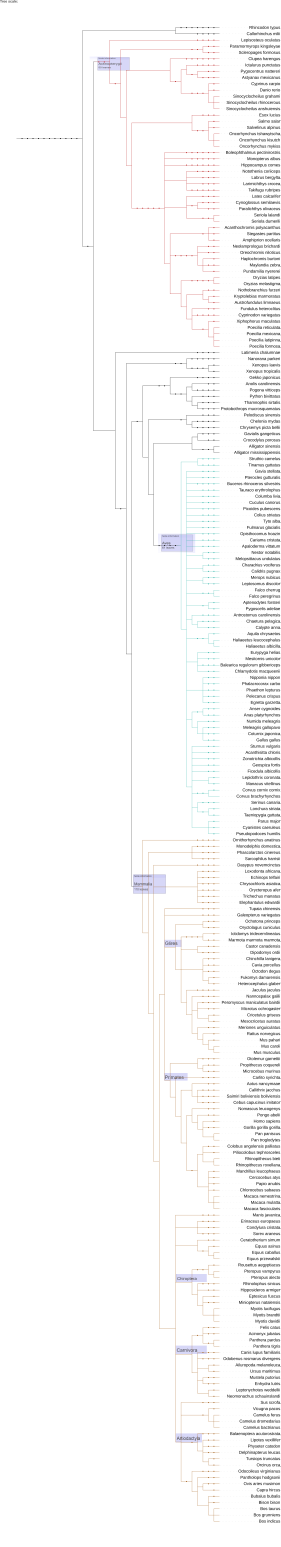
#> input picture Vertebrata-tree.png, 1401 x 7733 px, found by its file name (shown at 1/5 size)
$ python cv2.py   (older library calls are emulated)
#> lines starting #> are read from the running program, lines starting #| are printed output that depends on the picture
from PIL import Image

im1 = Image.open('Vertebrata-tree.png')
#> im1 is the input picture: PIL image 1401x7733 RGB; mean R, G, B 249.3, 249, 249
im2 = Image.open('334.png')
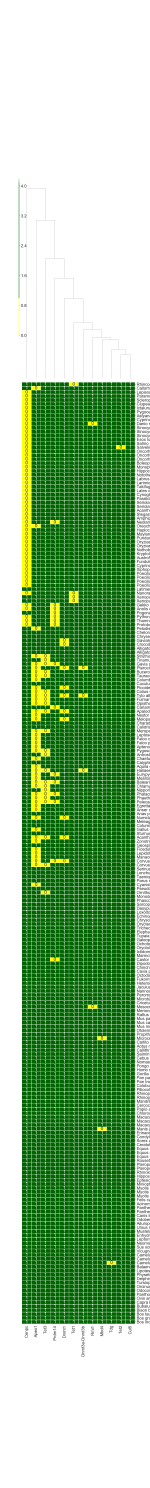
#> input picture TEMP/334.png, 1200 x 11900 px (shown at 1/8 size)
#> im2 is the input picture: PIL image 1200x11900 RGBA; mean R, G, B, A 152.9, 191.5, 147.2, 255

print(im1.height)
#| 7733
print(im2.height)
#| 11900


width = im1.width
#> width = 1401
height = im1.height
#> height = 7733


new_height = 4140
new_width  = new_height * width / height
#> new_width = 750.1

im1 = im1.resize((new_width, new_height), Image.ANTIALIAS)
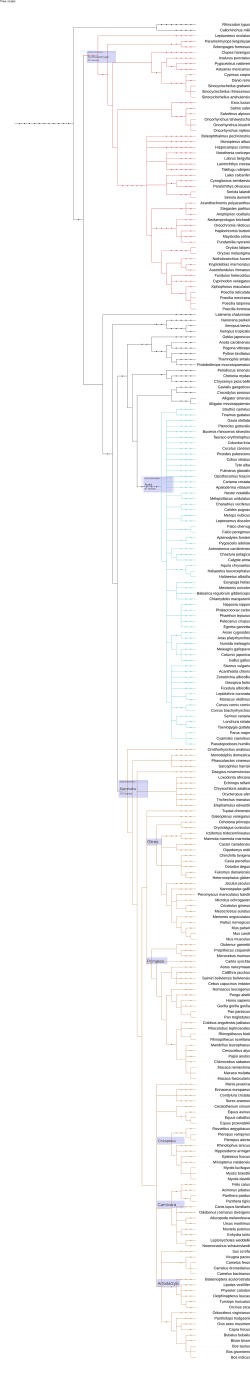
#> im1: PIL image 750x4140 RGB (shown at 1/3 size); mean R, G, B 248.9, 248.6, 248.6

im1.save('sompic.png')


width = im2.width
#> width = 1200
height = im2.height
#> height = 11900

from PIL import ImageOps

border = (width/10, height/4.06, 0, 1210) # left, up, right, bottom
#> border = (120, 2931, 0, 1210)
im2 = ImageOps.crop(im2, border)
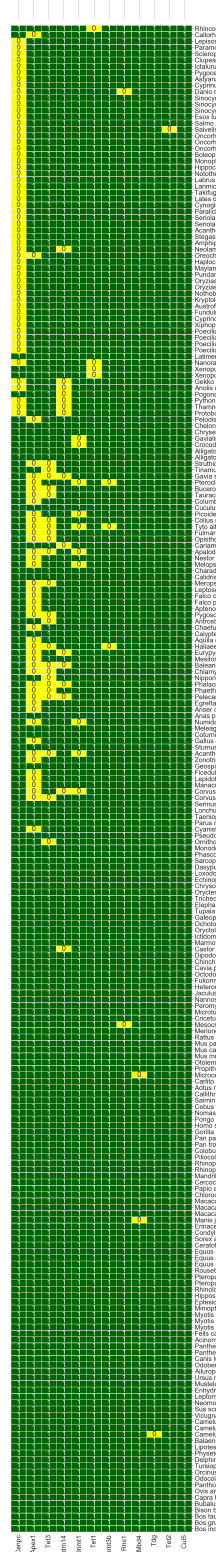
#> im2: PIL image 1080x7759 RGBA (shown at 1/5 size); mean R, G, B, A 81.3, 147.1, 71.7, 255


new_height = 4140
new_width  = new_height * width / height
#> new_width = 417.5


im2 = im2.resize((new_width, new_height), Image.ANTIALIAS)
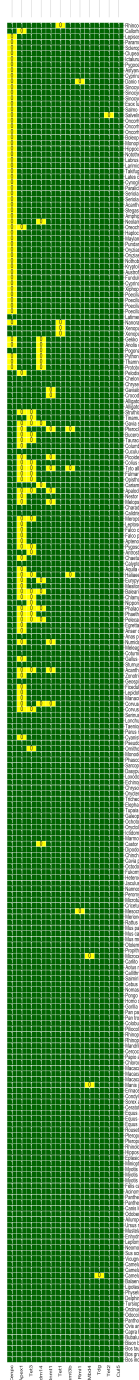
#> im2: PIL image 417x4140 RGBA (shown at 1/3 size); mean R, G, B, A 83, 146.5, 73.5, 255

im2.save('soic.png')


def get_concat_h_cut_center(im1, im2):
    dst = Image.new('RGB', (im1.width + im2.width, min(im1.height, im2.height)))
#> dst: PIL image 1167x4140 RGB; every value is 0
    dst.paste(im1, (0, 0))
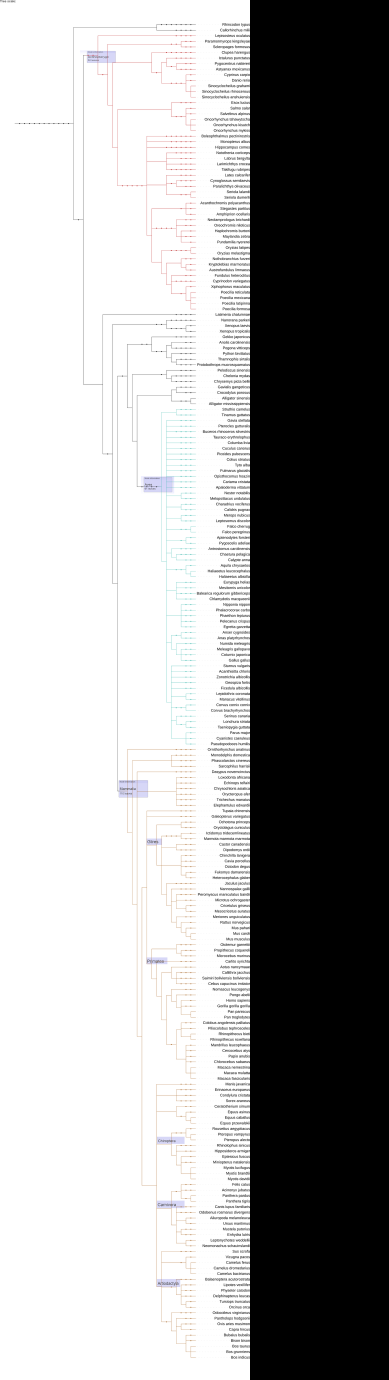
#> dst: PIL image 1167x4140 RGB (shown at 1/3 size); mean R, G, B 159.9, 159.8, 159.7
    dst.paste(im2, (im1.width, (im1.height - im2.height) // 2))
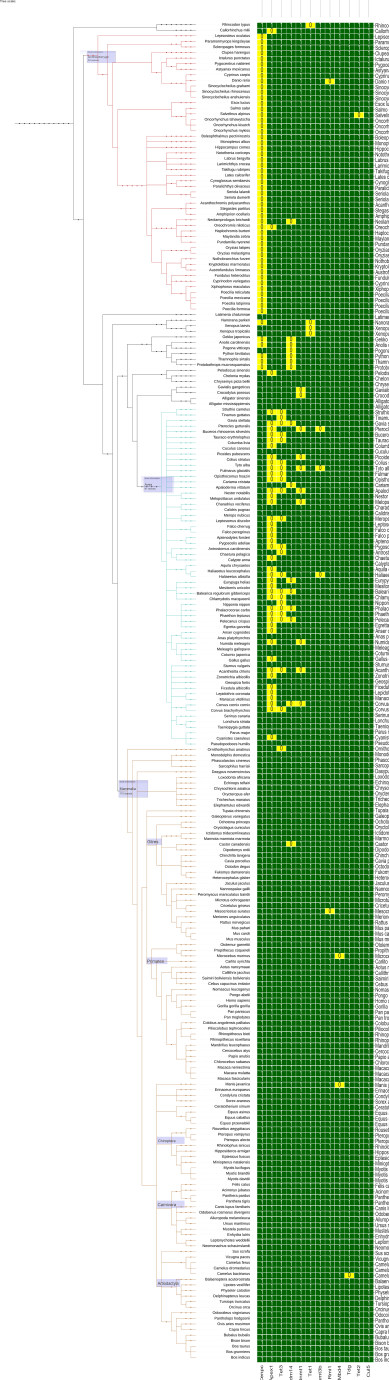
#> dst: PIL image 1167x4140 RGB (shown at 1/3 size); mean R, G, B 189.6, 212.1, 186
    return dst


get_concat_h_cut_center(im1, im2).save('pillow_concat_h_cut_center.png')

print(im1.height)
#| 4140
print(im2.height)
#| 4140
